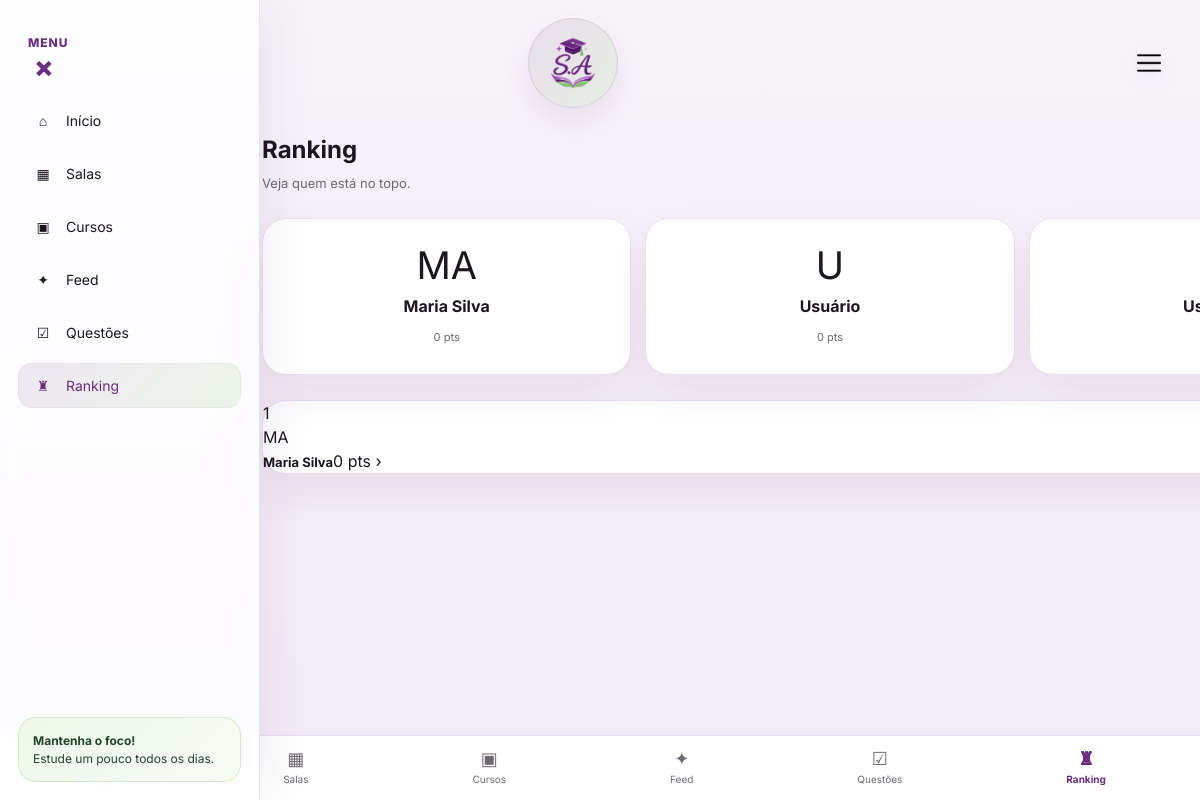
/ranking.php, run on the app's committed database.
### tables this page shows
CREATE TABLE `usuarios` (
  `id` int(11) NOT NULL,
  `nome_completo` varchar(150) NOT NULL,
  `email` varchar(255) NOT NULL,
  `username` varchar(50) NOT NULL,
  `senha` varchar(255) NOT NULL,
  `perfil` enum('estudante','professor','instituicao') NOT NULL DEFAULT 'estudante',
  `plano_id` int(11) NOT NULL DEFAULT 1,
  `perfil_imagem` varchar(255) DEFAULT 'assets/images/icons/user-icon.png',
  `pontos` int(11) NOT NULL DEFAULT 0,
  `moedas` int(11) NOT NULL DEFAULT 0,
  `seguidores` int(11) NOT NULL DEFAULT 0,
  `grupos` int(11) NOT NULL DEFAULT 0,
  `horas_aulas` int(11) NOT NULL DEFAULT 0,
  `livros_lidos` int(11) NOT NULL DEFAULT 0,
  `quizzes_pontos` int(11) NOT NULL DEFAULT 0,
  `atividades_pontos` int(11) NOT NULL DEFAULT 0,
  `artigos_pontuacao` int(11) DEFAULT NULL,
  `escritos_pontuacao` int(11) DEFAULT NULL,
  `ensaios_pontuacao` int(11) DEFAULT NULL,
  `redacoes_pontuacao` int(11) DEFAULT NULL,
  `acertos_timeline` json DEFAULT NULL,
  `erros_timeline` json DEFAULT NULL,
  `oauth_provider` varchar(50) DEFAULT NULL,
  `oauth_id` varchar(255) DEFAULT NULL,
  `premium_ativo` tinyint(1) NOT NULL DEFAULT 0,
  `criado_em` timestamp NOT NULL DEFAULT current_timestamp()
);

### includes/data.php (called while the page is built, shortened)
<?php
if (isset($pdo) && $pdo instanceof PDO) {
    try {
        $stmt = $pdo->query('SELECT u.nome_completo AS nome, COALESCE(r.pontos, 0) AS pontos, ROW_NUMBER() OVER (ORDER BY COALESCE(r.pontos, 0) DESC) AS pos FROM usuarios u LEFT JOIN ranking r ON u.id = r.usuario_id ORDER BY pontos DESC LIMIT 10');
        $ranking = $stmt->fetchAll();
    } catch (PDOException $e) {
        $ranking = [];
    }
}

### ranking.php (the view, shortened to what this page needs)
<?php
require 'includes/data.php';
$rankingNormalizado = array_map(static function (array $item): array {
    $nome = trim((string) ($item['nome'] ?? 'Usuário'));
    $nome = $nome !== '' ? $nome : 'Usuário';
    $avatar = trim((string) ($item['avatar'] ?? ''));
    if ($avatar === '') {
        $inicial = preg_replace('/[^A-Za-zÀ-ÿ]/u', '', $nome);
        $avatar = strtoupper(mb_substr($inicial, 0, 2, 'UTF-8') ?: 'U');
    }
    return [
        'nome' => $nome,
        'pontos' => (int) ($item['pontos'] ?? 0),
        'pos' => (int) ($item['pos'] ?? 0),
        'avatar' => $avatar,
    ];
}, $ranking);
$top3 = array_slice($rankingNormalizado, 0, 3);
if (count($top3) < 3) {
    while (count($top3) < 3) {
        $top3[] = ['nome' => 'Usuário', 'pontos' => 0, 'pos' => count($top3) + 1, 'avatar' => 'U'];
    }
}
?>
<!DOCTYPE html><html lang="pt-BR"><head><meta charset="UTF-8"><meta name="viewport" content="width=device-width,initial-scale=1.0">
<title>Ranking</title><link rel="stylesheet" href="assets/css/estilo.css"></head><body><div class="app"><?php require 'includes/header.php'; ?><main class="main">
<header class="topbar"><div><h1>Ranking</h1><p>Veja quem está no topo.</p></div></header>
<div class="grid grid-3" style="align-items:end;margin-bottom:25px">
<?php foreach ($top3 as $r): ?><div class="card" style="padding:18px;text-align:center"><div style="font-size:38px"><?= htmlspecialchars((string) $r['avatar'], ENT_QUOTES, 'UTF-8') ?></div><strong><?= htmlspecialchars((string) $r['nome'], ENT_QUOTES, 'UTF-8') ?></strong><p style="font-size:11px;color:var(--muted)"><?= number_format((int) $r['pontos'],0,',','.') ?> pts</p></div><?php endforeach; ?>
</div>
<div class="card"><?php foreach ($rankingNormalizado as $r): ?><div class="rank-row"><span class="rank-num"><?= (int) $r['pos'] ?></span><div class="rank-avatar"><?= htmlspecialchars((string) $r['avatar'], ENT_QUOTES, 'UTF-8') ?></div><strong style="font-size:13px"><?= htmlspecialchars((string) $r['nome'], ENT_QUOTES, 'UTF-8') ?></strong><span class="rank-points"><?= number_format((int) $r['pontos'],0,',','.') ?> pts ›</span></div><?php endforeach; ?></div>
</main></div><?php require 'includes/footer.php'; ?>

### includes/header.php (shortened to what this page needs)
<?php
$current = basename($_SERVER['PHP_SELF']);
$perfilAtual = strtolower((string) ($_SESSION['usuario_perfil'] ?? 'estudante'));
$menuDesktop = [
    'estudante' => [
        ['label' => 'Início', 'href' => 'index.php', 'icon' => '⌂'],
        ['label' => 'Salas', 'href' => 'salas.php', 'icon' => '▦'],
        ['label' => 'Cursos', 'href' => 'biblioteca.php', 'icon' => '▣'],
        ['label' => 'Feed', 'href' => 'feed.php', 'icon' => '✦'],
        ['label' => 'Questões', 'href' => 'quiz.php', 'icon' => '☑'],
        ['label' => 'Ranking', 'href' => 'ranking.php', 'icon' => '♜'],
    ],
    'professor' => [
        ['label' => 'Início', 'href' => 'index.php', 'icon' => '⌂'],
        ['label' => 'Salas', 'href' => 'salas.php', 'icon' => '▦'],
        ['label' => 'Cursos', 'href' => 'biblioteca.php', 'icon' => '▣'],
        ['label' => 'Feed', 'href' => 'feed.php', 'icon' => '✦'],
        ['label' => 'Questões', 'href' => 'quiz.php', 'icon' => '☑'],
        ['label' => 'Ranking', 'href' => 'ranking.php', 'icon' => '♜'],
    ],
    'instituicao' => [
        ['label' => 'Início', 'href' => 'index.php', 'icon' => '⌂'],
        ['label' => 'Salas', 'href' => 'salas.php', 'icon' => '▦'],
        ['label' => 'Cursos', 'href' => 'biblioteca.php', 'icon' => '▣'],
        ['label' => 'Feed', 'href' => 'feed.php', 'icon' => '✦'],
        ['label' => 'Questões', 'href' => 'quiz.php', 'icon' => '☑'],
        ['label' => 'Ranking', 'href' => 'ranking.php', 'icon' => '♜'],
    ],
];
$desktopItems = $menuDesktop[$perfilAtual] ?? $menuDesktop['estudante'];
?>
<aside class="sidebar" aria-label="Menu lateral">
  <div class="sidebar-inner">
    <div class="sidebar-header">
      <span>Menu</span>
      <button type="button" class="sidebar-close" aria-label="Fechar guia rápida" data-sidebar-close>×</button>
    </div>
    <nav class="nav">
      <?php foreach ($desktopItems as $item): ?>
        <a class="<?= $current === basename($item['href']) ? 'active' : '' ?>" href="<?= htmlspecialchars((string) $item['href']) ?>"><span class="icon"><?= htmlspecialchars((string) $item['icon']) ?></span><?= htmlspecialchars((string) $item['label']) ?></a>
      <?php endforeach; ?>
    </nav>
    <div class="sidebar-tip"><strong>Mantenha o foco!</strong><br>Estude um pouco todos os dias.</div>
  </div>
</aside>
<div class="top-header-shell">
  <div class="brand-mark" aria-label="S.A Education">
    <img src="assets/images/logo-app.png" alt="Logo S.A Education">
  </div>
  <div class="top-header-actions">
    <button class="quick-guide-button" type="button" aria-label="Abrir guia rápida" aria-expanded="false" data-guide-toggle>
      <img src="assets/images/guia-rapida.png" alt="Guia rápida">
    </button>
  </div>
</div>

### includes/footer.php (shortened to what this page needs)
<?php
$current = basename($_SERVER['PHP_SELF']);
$perfilAtual = strtolower((string) ($_SESSION['usuario_perfil'] ?? 'estudante'));
$footerMenu = [
    'estudante' => [
        ['label' => 'Início', 'href' => 'index.php', 'icon' => '⌂'],
        ['label' => 'Salas', 'href' => 'salas.php', 'icon' => '▦'],
        ['label' => 'Cursos', 'href' => 'biblioteca.php', 'icon' => '▣'],
        ['label' => 'Feed', 'href' => 'feed.php', 'icon' => '✦'],
        ['label' => 'Questões', 'href' => 'quiz.php', 'icon' => '☑'],
        ['label' => 'Ranking', 'href' => 'ranking.php', 'icon' => '♜'],
    ],
    'professor' => [
        ['label' => 'Início', 'href' => 'index.php', 'icon' => '⌂'],
        ['label' => 'Salas', 'href' => 'salas.php', 'icon' => '▦'],
        ['label' => 'Cursos', 'href' => 'biblioteca.php', 'icon' => '▣'],
        ['label' => 'Feed', 'href' => 'feed.php', 'icon' => '✦'],
        ['label' => 'Questões', 'href' => 'quiz.php', 'icon' => '☑'],
        ['label' => 'Ranking', 'href' => 'ranking.php', 'icon' => '♜'],
    ],
    'instituicao' => [
        ['label' => 'Início', 'href' => 'index.php', 'icon' => '⌂'],
        ['label' => 'Salas', 'href' => 'salas.php', 'icon' => '▦'],
        ['label' => 'Cursos', 'href' => 'biblioteca.php', 'icon' => '▣'],
        ['label' => 'Feed', 'href' => 'feed.php', 'icon' => '✦'],
        ['label' => 'Questões', 'href' => 'quiz.php', 'icon' => '☑'],
        ['label' => 'Ranking', 'href' => 'ranking.php', 'icon' => '♜'],
    ],
];
$footerItems = $footerMenu[$perfilAtual] ?? $footerMenu['estudante'];
?>
<footer class="app-footer">
  <nav class="app-footer-nav" aria-label="Navegação principal">
    <?php foreach ($footerItems as $item): ?>
      <a class="<?= $current === basename($item['href']) ? 'active' : '' ?>" href="<?= htmlspecialchars((string) $item['href']) ?>">
        <span><?= htmlspecialchars((string) $item['icon']) ?></span>
        <small><?= htmlspecialchars((string) $item['label']) ?></small>
      </a>
    <?php endforeach; ?>
  </nav>
</footer>

### data on the page
usuarios: avatar "MA", nome_completo "Maria Silva", pontos "0", pos "1"

### other printed values
$item['icon'] "⌂"
$item['label'] "Início"
$item['icon'] "▦"
$item['label'] "Salas"
$item['icon'] "▣"
$item['label'] "Cursos"
$item['icon'] "✦"
$item['label'] "Feed"
$item['icon'] "☑"
$item['label'] "Questões"
$item['icon'] "♜"
$item['label'] "Ranking"
$r['avatar'] "U"
$r['nome'] "Usuário"
$r['pontos'] "0"
